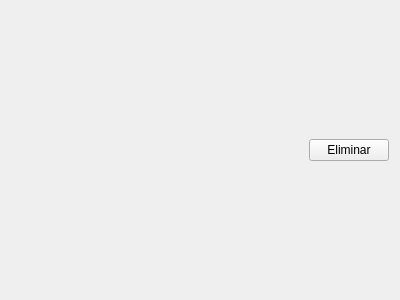
<?xml version="1.0" encoding="UTF-8"?>
<ui version="4.0">
 <class>GeneroWidget</class>
 <widget class="QWidget" name="GeneroWidget">
  <property name="geometry">
   <rect>
    <x>0</x>
    <y>0</y>
    <width>400</width>
    <height>300</height>
   </rect>
  </property>
  <property name="windowTitle">
   <string>Form</string>
  </property>
  <layout class="QHBoxLayout" name="horizontalLayout">
   <item>
    <widget class="QStackedWidget" name="stackedWidget">
     <property name="sizePolicy">
      <sizepolicy hsizetype="MinimumExpanding" vsizetype="Fixed">
       <horstretch>0</horstretch>
       <verstretch>0</verstretch>
      </sizepolicy>
     </property>
     <property name="currentIndex">
      <number>0</number>
     </property>
     <widget class="QWidget" name="label">
      <widget class="QLabel" name="generoLabel">
       <property name="geometry">
        <rect>
         <x>100</x>
         <y>10</y>
         <width>58</width>
         <height>276</height>
        </rect>
       </property>
       <property name="text">
        <string>TextLabel</string>
       </property>
      </widget>
     </widget>
     <widget class="QWidget" name="editline">
      <widget class="QLineEdit" name="generoEdit">
       <property name="geometry">
        <rect>
         <x>0</x>
         <y>100</y>
         <width>125</width>
         <height>21</height>
        </rect>
       </property>
      </widget>
     </widget>
    </widget>
   </item>
   <item>
    <widget class="QPushButton" name="eliminarButton">
     <property name="text">
      <string>Eliminar</string>
     </property>
    </widget>
   </item>
  </layout>
 </widget>
 <resources/>
 <connections/>
</ui>
